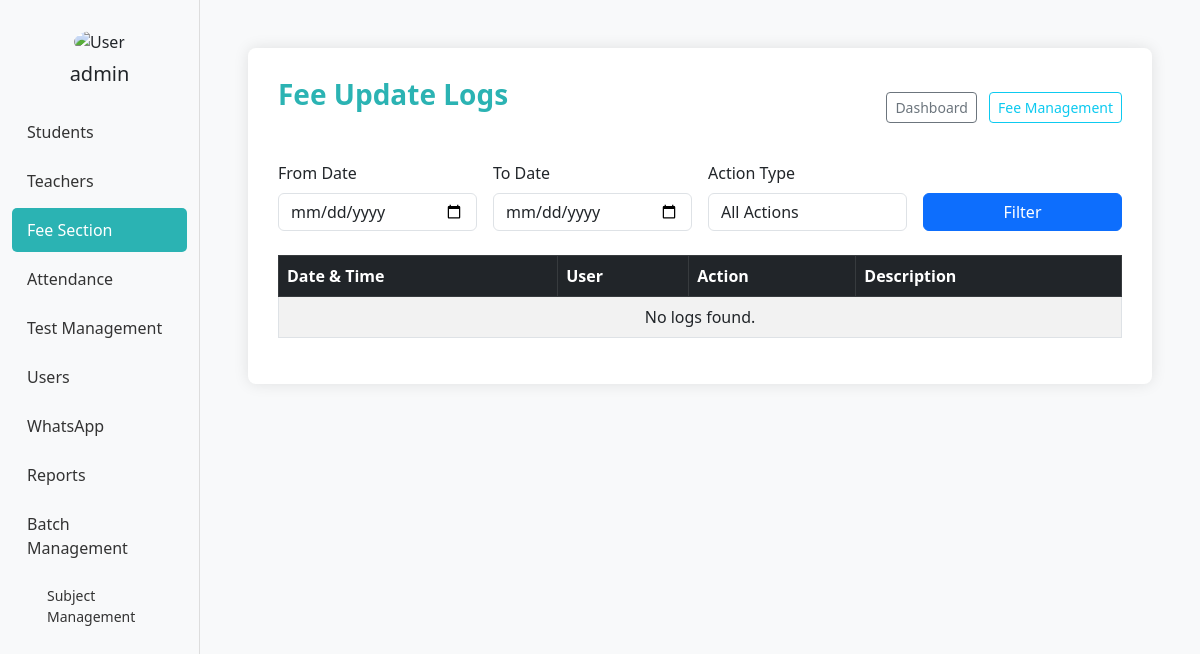
The app's page /fee_logs/ (signed in), older data.
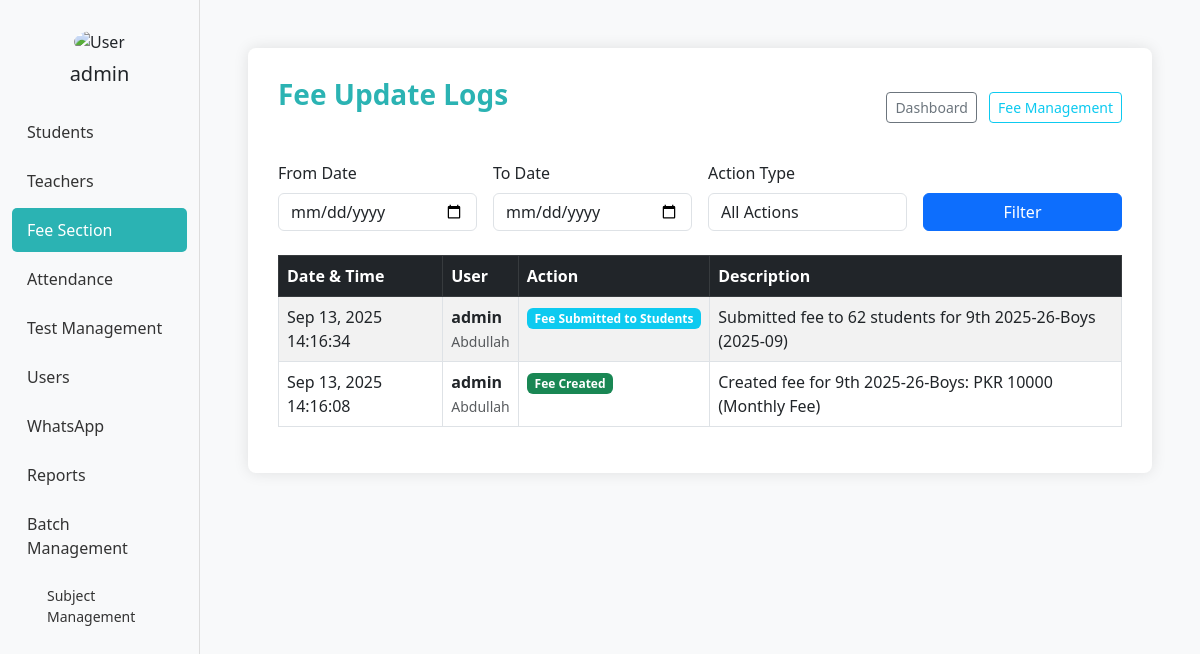
The same page, newer data.
### bri/models.py (models this page shows, shortened)
class FeeUpdateLog(models.Model):
    ACTION_TYPES = [
        ('created', 'Fee Created'),
        ('submitted', 'Fee Submitted to Students'),
        ('payment', 'Fee Payment Recorded'),
        ('updated', 'Fee Updated'),
        ('deleted', 'Fee Deleted'),
    ]
    user = models.ForeignKey(Username, on_delete=models.CASCADE)
    action_type = models.CharField(max_length=20, choices=ACTION_TYPES)
    fee = models.ForeignKey(Fee, on_delete=models.CASCADE, null=True, blank=True)
    student_fee = models.ForeignKey(StudentFee, on_delete=models.CASCADE, null=True, blank=True)
    description = models.TextField()
    timestamp = models.DateTimeField(auto_now_add=True)

class Username(models.Model):
    ROLE_CHOICES = [
        ('admin', 'Admin'),
        ('student', 'Student'),
        ('teacher', 'Teacher'),
    ]
    username = models.CharField(max_length=50, unique=True)
    password = models.CharField(max_length=128)
    role = models.CharField(max_length=10, choices=ROLE_CHOICES)
    full_name = models.CharField(max_length=100, blank=True)
    profile_picture = models.ImageField(upload_to='profile_pics/', blank=True, null=True)

### bri/views.py (the view)
# urls.py: path('fee_logs/', views.fee_logs, name='fee_logs'),
@admin_required
def fee_logs(request):
    logs = FeeUpdateLog.objects.all().select_related('user', 'fee', 'student_fee').order_by('-timestamp')
    from_date = request.GET.get('from_date')
    to_date = request.GET.get('to_date')
    action_type = request.GET.get('action_type')
    if from_date:
        logs = logs.filter(timestamp__date__gte=from_date)
    if to_date:
        logs = logs.filter(timestamp__date__lte=to_date)
    if action_type:
        logs = logs.filter(action_type=action_type)
    return render(request, 'fee_logs.html', {
        'logs': logs,
        'action_types': FeeUpdateLog.ACTION_TYPES,
        'filters': {
            'from_date': from_date,
            'to_date': to_date,
            'action_type': action_type
        }
    })

### bri/views.py (called while the page is built)
def admin_required(view_func):
    @wraps(view_func)
    def wrapper(request, *args, **kwargs):
        user_id = request.session.get('user_id')
        user_role = request.session.get('user_role')
        print(f"Admin check - user_id: {user_id}, user_role: {user_role}")
        if not user_id or user_role != 'admin':
            messages.error(request, "You need admin access to view this page.")
            return redirect('admin_dashboard')
        return view_func(request, *args, **kwargs)
    return wrapper

### bri/templates/fee_logs.html (shortened to what the changed rows need)
<!DOCTYPE html>
<html lang="en">
<head>
  <link href="https://cdn.jsdelivr.net/npm/bootstrap@5.3.0/dist/css/bootstrap.min.css" rel="stylesheet" />
</head>
<body>
  <div class="container-fluid">
    <div class="row">
          {% load static %}
      <div class="col-md-10 p-5">
        <div class="form-section">
          <div class="table-responsive">
            <table class="table table-bordered table-striped">
              <thead class="table-dark">
                <tr>
                  <th>Date & Time</th>
                  <th>User</th>
                  <th>Action</th>
                  <th>Description</th>
                </tr>
              </thead>
              <tbody>
                {% for log in logs %}
                  <tr>
                    <td>{{ log.timestamp|date:"M d, Y H:i:s" }}</td>
                    <td>
                      <strong>{{ log.user.username }}</strong>
                      {% if log.user.full_name %}
                        <br><small class="text-muted">{{ log.user.full_name }}</small>
                      {% endif %}
                    </td>
                    <td>
                      {% if log.action_type == 'created' %}
                        <span class="badge bg-success">{{ log.get_action_type_display }}</span>
                      {% elif log.action_type == 'submitted' %}
                        <span class="badge bg-info">{{ log.get_action_type_display }}</span>
                      {% elif log.action_type == 'payment' %}
                        <span class="badge bg-primary">{{ log.get_action_type_display }}</span>
                      {% elif log.action_type == 'updated' %}
                        <span class="badge bg-warning">{{ log.get_action_type_display }}</span>
                      {% elif log.action_type == 'deleted' %}
                        <span class="badge bg-danger">{{ log.get_action_type_display }}</span>
                      {% endif %}
                    </td>
                    <td>{{ log.description }}</td>
                  </tr>
                {% empty %}
                  <tr>
                    <td colspan="4" class="text-center">No logs found.</td>
                  </tr>
                {% endfor %}
              </tbody>
            </table>
          </div>
        </div>
      </div>
    </div>
  </div>
</body>
</html>

Row changes from the older to the newer data that the page shows:
added FeeUpdateLog: timestamp "Sep 13, 2025 14:16:34", user.username "admin", user.full_name "Abdullah", action_type "Fee Submitted to Students", description "Submitted fee to 62 students for 9th 2025-26-Boys (2025-09)"
added FeeUpdateLog: timestamp "Sep 13, 2025 14:16:08", user.username "admin", user.full_name "Abdullah", action_type "Fee Created", description "Created fee for 9th 2025-26-Boys: PKR 10000 (Monthly Fee)"
Text that changed along with them:
text no longer shown: "No logs found."
